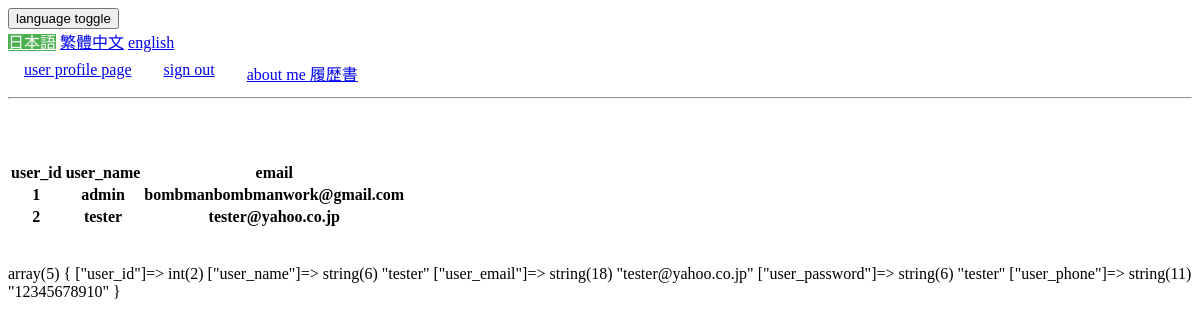
Screenshot of /20191129.php with the database file from the repository.
### tables this page shows
CREATE TABLE `user` (
  `user_id` int(11) NOT NULL AUTO_INCREMENT,
  `user_name` varchar(32) NOT NULL,
  `user_email` varchar(32) DEFAULT NULL,
  `user_password` varchar(12) NOT NULL,
  `user_phone` varchar(11) DEFAULT NULL,
  PRIMARY KEY (`user_id`),
  UNIQUE KEY `user_name` (`user_name`),
  UNIQUE KEY `email` (`user_email`),
  UNIQUE KEY `email_2` (`user_email`),
  UNIQUE KEY `user_phone` (`user_phone`),
  UNIQUE KEY `user_phone_2` (`user_phone`)
);

### 20191129.php (the view, shortened to what this page needs)
<?php
require_once("html_navibar_template.php");
require_once("login.php");
$conn= new mysqli($host,$username,$password,$databasename);
$query = "select * from user";
$stmt = $conn->prepare($query);
if(!$stmt->execute())echo($conn->error);
$result_stmt=$stmt->get_result();
$rows=$result_stmt->num_rows;
echo <<<_HEREDOC
<br><br><br>
<table><tr><th>user_id</th><th>user_name</th><th>email</th></tr>
_HEREDOC;
for($i=0;$i<$rows;$i++){
  $row=$result_stmt->fetch_array(MYSQLI_BOTH);
  echo "<tr>";
  for($j=0;$j<3;$j++){
    echo "<th>$row[$j]</th>";
  }
  echo "</tr>";
}
echo "</table>";
$query = "select * from user";
$stmt = $conn->prepare($query);
$result_stmt=$stmt->get_result();
for($i=0;$i<$rows;$i++){
  $row=$result_stmt->fetch_assoc();
}
var_dump($row);
?>

### rows the page displays
user: user_id "1", user_name "admin", user_email "bombmanbombmanwork@gmail.com"
user: user_id "2", user_name "tester", user_email "tester@yahoo.co.jp"
